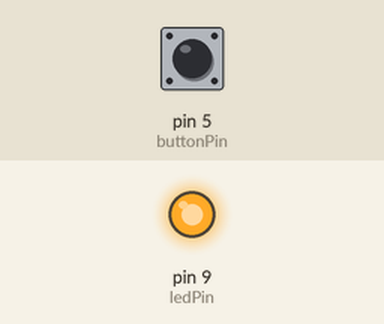
Recording of a sketch running on a simulated Arduino Uno, built with avr-gcc and run on an emulated ATmega328P. Parts: output pins drawn as LEDs (lit = HIGH). The inputs (shaded band) are chosen by the test bench; at power-on: pin 5 (buttonPin) HIGH.

Above: at 0.1 s.
Timing chart, 0 to 1.6 s (numbered marks = the images above):
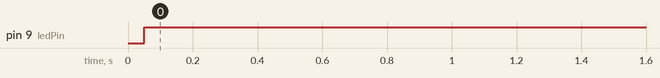

The sketch:

cclab-homework-01.ino
```cpp
int ledPin = 9;
int buttonPin = 5;

bool ledState = true;
int blinkTime = 10;
unsigned long lastBlinkTime = 0;

void setup() {
  // put your setup code here, to run once:
  Serial.begin(9600);
  pinMode(ledPin, OUTPUT);
  pinMode(buttonPin, INPUT_PULLUP);

}

void loop() {
  // put your main code here, to run repeatedly:
  int oldbuttonState ;
  int newbuttonState ;

  oldbuttonState = digitalRead(buttonPin);
  delay(50);
  newbuttonState = digitalRead(buttonPin);

  if(newbuttonState != oldbuttonState){

    if(newbuttonState = LOW){

      if((millis() - lastBlinkTime) > blinkTime){
        ledState = !ledState;
        lastBlinkTime = millis();
        }
      }
    }

   if (ledState) {
    digitalWrite(ledPin, HIGH);
  } else {
    digitalWrite(ledPin, LOW);
  }
}
```

Measured:
- by itself, pin 9 (ledPin): LOW → HIGH at 0.05 s
